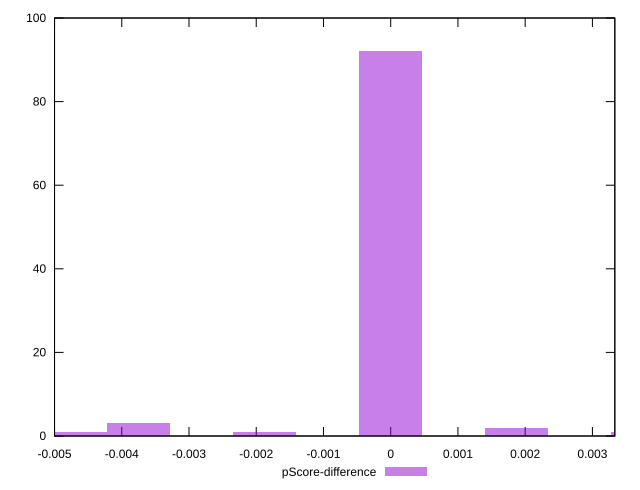

The gnuplot source for this figure:
reset

$pScoreDifference <<EOF
0 92
0.0018734741955183422 2
0.0037469483910366843 1
-0.0037469483910366843 3
-0.0018734741955183422 1
-0.004683685488795855 1
EOF

set key outside below
set boxwidth 0.0009367370977591711
set xrange [-0.0050000000000000044:0.0033333333333332993]
set yrange [0:100]
set trange [0:100]
set style fill transparent solid 0.5 noborder
set terminal svg size 640, 490 enhanced background rgb 'white'
set output "reports/report_00028_2021-02-24T12-49-42.674Z/unused-css-rules/samples/agenda/pScore-difference/histogram.svg"

plot $pScoreDifference title "pScore-difference" with boxes

reset
